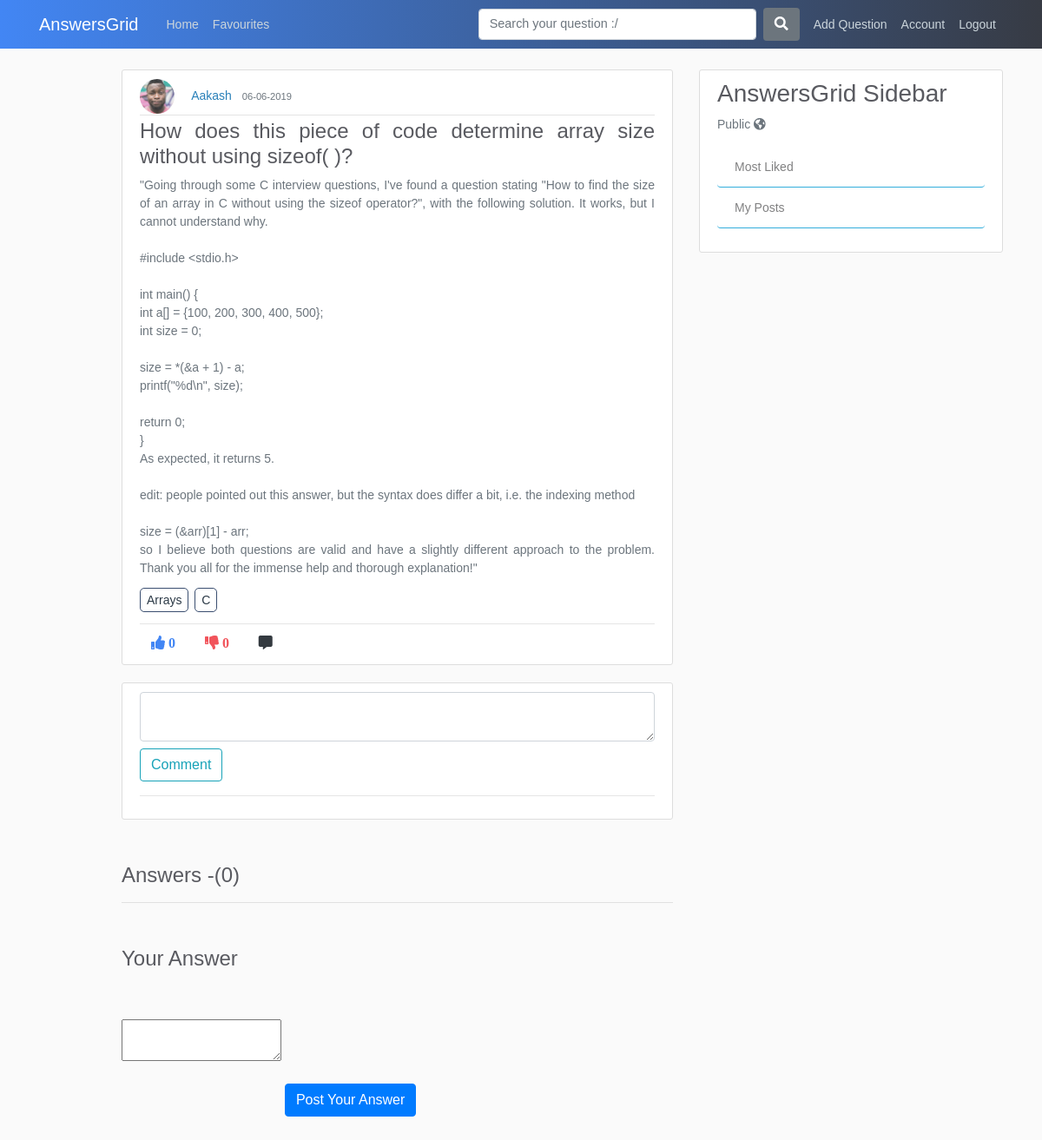
/post/1/comment (signed in), run on an earlier commit of the app's database.
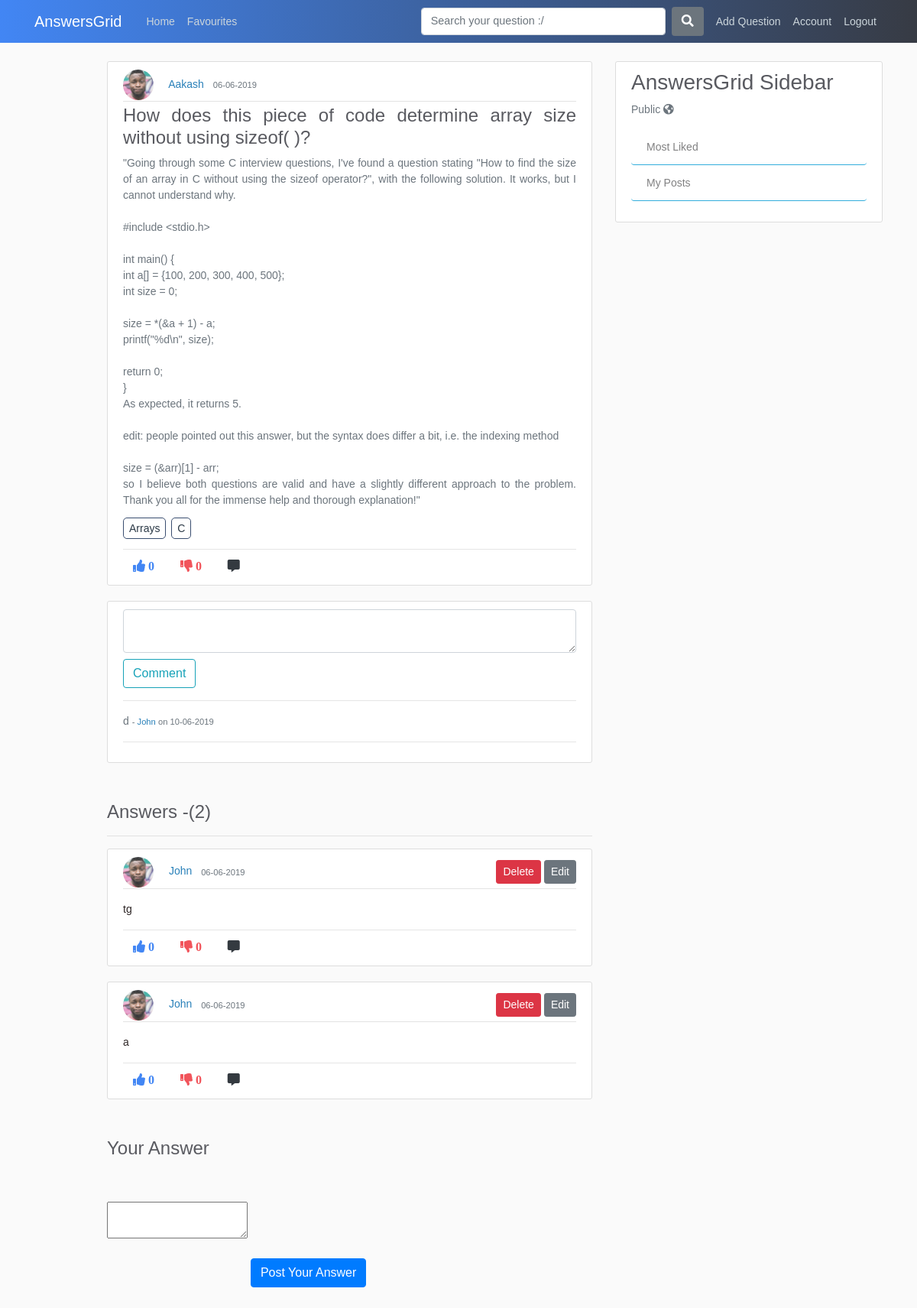
And on a later commit of the database.
### application/models.py (models this page shows, shortened)
class User(db.Model, UserMixin):
    id = db.Column(db.Integer, primary_key=True)
    username = db.Column(db.String(20), unique=True, nullable=False)
    email = db.Column(db.String(120), unique=True, nullable=False)
    image_file = db.Column(db.String(20), nullable=False, default='default.jpg')
    password = db.Column(db.String(60), nullable=False)
    posts = db.relationship('Post', backref='author', lazy=True)
    answers = db.relationship('Answer', backref="author", lazy=True)
    comments = db.relationship('Comment', backref='author', lazy=True)
    answercomments = db.relationship('AnswerComment', backref='author', lazy=True)
    favourites = db.relationship('Favourite', backref='author', lazy=True)

class Post(db.Model):
    id = db.Column(db.Integer, primary_key=True)
    title = db.Column(db.String(100), nullable=False)
    content = db.Column(db.Text, nullable=False)
    date_posted = db.Column(db.DateTime, nullable=False, default=datetime.utcnow)
    like_count = db.Column(db.Integer, nullable=False, default=0)
    dislike_count = db.Column(db.Integer, nullable=False, default=0)
    user_id = db.Column(db.Integer, db.ForeignKey('user.id'), nullable=False)
    comments = db.relationship('Comment', backref='commentOnPost', lazy=True)
    answers = db.relationship('Answer', backref='answerOnPost', lazy=True)
    favourites = db.relationship('Favourite', backref='favour_post', lazy=True)

class tagposts(db.Model):
    id = db.Column(db.Integer, primary_key=True, nullable=False)
    post_id = db.Column(db.Integer, db.ForeignKey('post.id'), nullable=False)
    tag_id = db.Column(db.Integer, db.ForeignKey('tags.tag_id'), nullable=False)

class Tags(db.Model):
    tag_id = db.Column(db.Integer, primary_key=True, nullable=False)
    tag_title = db.Column(db.String,nullable=False)

class Comment(db.Model):
    comment_id = db.Column(db.Integer, primary_key=True)
    comment = db.Column(db.String(100), nullable=False)
    date_posted = db.Column(db.DateTime, nullable=False, default=datetime.utcnow)
    post_id = db.Column(db.Integer, db.ForeignKey('post.id'), nullable=False)
    user_id = db.Column(db.Integer, db.ForeignKey('user.id'), nullable=False)
    answer_id = db.Column(db.Integer, db.ForeignKey('answer.id'), nullable=False)

class Answer(db.Model):
    id = db.Column(db.Integer, primary_key=True)
    content = db.Column(db.Text, nullable=False)
    date_posted = db.Column(db.DateTime, nullable=False, default=datetime.utcnow)
    like_count = db.Column(db.Integer, nullable=False, default=0)
    dislike_count = db.Column(db.Integer, nullable=False, default=0)
    post_id = db.Column(db.Integer, db.ForeignKey('post.id'), nullable=False)
    user_id = db.Column(db.Integer, db.ForeignKey('user.id'), nullable=False)
    comments = db.relationship('Comment', backref='commentsOnPost', lazy=True)
    answercomments = db.relationship('AnswerComment', backref='commentsOnAnswer', lazy=True)

### application/routes.py (the view, shortened to what this page needs)
@app.route("/post/<int:post_id>/comment", methods=['GET', 'POST'])
@login_required
def comment_post(post_id):
    post = Post.query.get_or_404(post_id)
    posts_id = post.id
    joinedTables = db.session.query(tagposts.post_id,tagposts.tag_id,Tags.tag_title,Post.title,Post.user_id,Post.like_count,Post.content).join(Tags).join(Post).all()
    answersCount = db.session.query(Answer).filter(Answer.post_id == post_id).count()
    answers = Answer.query.order_by(Answer.date_posted.desc()).all()
    if request.method =='GET':
        comments = Comment.query.filter(Comment.post_id == post_id).order_by(Comment.date_posted.desc())
        return render_template('comment_post.html', title='Comments', post=post, comments=comments, joinedTables=joinedTables, answersCount=answersCount, answers=answers)

### application/models.py (called while the page is built)
@login_manager.user_loader
def load_user(user_id):
    return User.query.get(int(user_id))

### application/templates/comment_post.html (shortened to what this page needs)
{% extends "layout.html" %}
{% block content %}
    <article class="media content-section">
      <div class="media-body">
        <div class="article-metadata">
          <img class="rounded-circle article-img" src="{{ url_for('static', filename='profile_pics/' + post.author.image_file) }}">
          <a class="mr-2" href="{{ url_for('user_posts', username=post.author.username) }}">{{ post.author.username }}</a>
          <small class="text-muted">{{ post.date_posted.strftime('%d-%m-%Y') }}</small>
        </div>
        <h4 class="article-title text-justify">{{ post.title }}</h4>
        <p class="article-content text-justify text-muted">{{ post.content }}</p>
        {% for tag in joinedTables %}
            {% if post.id == tag[0] %}
            <a class="article-content tag-style text-justify" href="{{ url_for('tags', tag_title=tag.tag_title) }}">{{ tag.tag_title }}</a>
            {% endif %}
        {% endfor %}<hr>
            <div class="footRow">
                {%  if current_user.is_authenticated %}
                  <a><i class="fas fa-thumbs-up mr-1 btn upvote"id="/vote/{{post.id}}/{{current_user.id}}" onclick="contentDisp(this);">  {{ post.like_count }} </i></a>
                  <a><i class="fas fa-thumbs-down mr-1 btn upvote" id="/downvote/{{post.id}}/{{current_user.id}}" onclick="contentDisp(this);" >  {{ post.dislike_count }} </i></a>
                  <a href="#commenticon"><i class="fas fa-comment-alt mr-1 btn text-dark" id="comment-btn"></i></a>
                {% endif %}
            </div>
      </div>
    </article>
    <div class="content-section hide-comments">
        <form method="POST" id="comment-form" action="">
          <div class="form-group">
              <textarea class="form-control form-control-lg" id="comment-box" name="comment" required=""></textarea>
              <button class="btn btn-outline-info" type="submit">Comment</button>
          </div>
        </form> <hr>
        {% for comment in comments %}
          <article>
              <div>
                <p class="comment text-justify text-muted">{{ comment.comment }} <small>-  <a href="{{ url_for('user_posts', username=comment.author.username) }}">{{ comment.author.username }}</a> on {{ comment.date_posted.strftime('%d-%m-%Y') }} </small>
              </div><hr>
          </article>
         {% endfor %}
    </div>
    <h4 class="answer-section">Answers -({{ answersCount }})</h4> <hr>
    {% for answer in answers %}
    {% if answer.post_id == post.id %}
    <article class="media content-section">
        <div class="media-body answerOverflow">
          <div class="article-metadata">
            <img class="rounded-circle article-img" src="{{ url_for('static', filename='profile_pics/' + answer.author.image_file) }}">
            <a class="mr-2" href="{{ url_for('user_posts', username=answer.author.username) }}">{{ answer.author.username }}</a>
            <small class="text-muted">{{ post.date_posted.strftime('%d-%m-%Y') }}</small>
            {% if answer.author == current_user  %}
                <a class="btn btn-secondary btn-sm mt-1 mb-1 edit-btn" href="{{ url_for('update_answer', answer_id=answer.id, post_id=post.id)  }}">Edit</a>
                <button type="button" class="btn btn-danger btn-sm m-1 delete-btn" data-toggle="modal" data-target="#deleteAnswerModal">Delete</button>
            {% endif %}
          </div>
          <p class="article-content text-justify text-wrap text-break text-muted ">{{ answer.content|safe }}</p> <hr>
          <div class="footRow">
            {%  if current_user.is_authenticated %}
              <a><i class="fas fa-thumbs-up mr-1 btn upvote" id="/AnswerUpvotes/{{answer.id}}/{{current_user.id}}" onclick="AnswerVotes(this);"> {{ answer.like_count }} </i></a>
              <a><i class="fas fa-thumbs-down mr-1 btn" id="/AnswerDownvotes/{{answer.id}}/{{current_user.id}}" onclick="AnswerVotes(this);"> {{ answer.dislike_count }}</i></a>
              <a href="{{ url_for('answercomment', answer_id=answer.id) }}"><i class="fas fa-comment-alt mr-3 btn text-dark"></i></a>
            {% endif %}
          </div>
        </div>
    </article>
    {% endif %}
    {% endfor %}
    <div class="summernote-section">
        <h4>Your Answer</h4>
        <form action="{{ url_for('answer', post_id=post.id) }}" method="post">
            <textarea id="summernote" name="editordata" class="mt-5 mb-5" required></textarea>
            <button class="btn btn-primary mt-5 mb-5">Post Your Answer</button>
          </form>
    </div>
{% endblock content %}

### application/templates/layout.html (shortened to what this page needs)
<!DOCTYPE html>
<html>
<head>
    <link rel="stylesheet" href="https://maxcdn.bootstrapcdn.com/bootstrap/4.0.0/css/bootstrap.min.css">
    <link rel="stylesheet" type="text/css" href="{{ url_for('static', filename='main.css') }}">
    <link rel="stylesheet" href="https://use.fontawesome.com/releases/v5.8.1/css/all.css">
    <link href="http://cdnjs.cloudflare.com/ajax/libs/summernote/0.8.11/summernote.css" rel="stylesheet">
    <link href="https://cdnjs.cloudflare.com/ajax/libs/select2/4.0.6-rc.0/css/select2.min.css" rel="stylesheet" />
    <link href="//cdnjs.cloudflare.com/ajax/libs/jquery-form-validator/2.3.26/theme-default.min.css"
    rel="stylesheet" type="text/css" />
</head>
<body>
    <header class="site-header">
      <nav class="navbar navbar-expand-md navbar-dark fixed-top">
        <div class="container">
          <a class="navbar-brand mr-4" href="/">AnswersGrid</a>
          <div class="collapse navbar-collapse" id="navbarToggle">
            <div class="navbar-nav mr-auto">
              <a class="nav-item nav-link" href="{{ url_for('home') }}">Home</a>
              {%  if current_user.is_authenticated %}
              <a class="nav-item nav-link" href="{{ url_for('favourite') }}">Favourites</a>
              {% endif %}
            </div>
            <form method="POST" action="/search" class="form-inline my-2 my-lg-0 form-group">
              <input class="form-control mr-sm-2 search-box" type="search" placeholder="Search your question :/" name="search" aria-label="Search">
              <button class="btn bg-secondary text-white mr-2" type="submit"><i class="fas fa-search"></i></button>
             </form>
            <div class="navbar-nav">
              {%  if current_user.is_authenticated %}
              <a class="nav-item nav-link" href="{{ url_for('new_post') }}">Add Question</a>
              <a class="nav-item nav-link" href="{{ url_for('account') }}">Account</a>
              <a class="nav-item nav-link" href="{{ url_for('logout') }}">Logout</a>
              {% else  %}
              <a class="nav-item nav-link" href="{{ url_for('login') }}">Login</a>
              <a class="nav-item nav-link" href="{{ url_for('register') }}">Register</a>
            {% endif %}
            </div>
          </div>
        </div>
      </nav>
    </header>
    <main role="main" class="container">
      <div class="row">
        <div class="col-md-1"></div>
        <div class="col-md-7">
          {% block content %}{% endblock %}
        </div>
        <div class="col-md-4">
          <div class="content-section">
              <h3>AnswersGrid Sidebar </h3>
              <p class='text-muted'>Public <i class="fas fa-globe-americas"></i>
                <ul class="list-group">
                  <a href="{{url_for('most_liked')}}"><li class="list-group-item list-group-item-light sidebar">Most Liked</li></a>
                  <a href="{{ url_for('user_posts', username=current_user.username) }}"><li class="list-group-item list-group-item-light sidebar">My Posts</li></a>
                </ul>
              </p>
          </div>
          </div>
        </div>
    </main>
</body>
</html>

### application/static/main.css (style rules this page uses)
body { background: #fafafa; color: #333333; margin-top: 5rem; }
h1, h2, h3, h4, h5, h6 { color: #444444; }
.site-header .navbar-nav .nav-link { color: #cbd5db; }
.content-section { background: #ffffff; padding: 10px 20px; border: 1px solid #dddddd; border-radius: 3px; margin-bottom: 20px; }
.article-title { color: #444444; }
.article-content { white-space: pre-line; }
.article-img { height: 40px; width: 40px; margin-right: 16px; }
.article-metadata { padding-bottom: 1px; margin-bottom: 4px; border-bottom: 1px solid #e3e3e3 }
form .search-box { width:300px; }

### application/templates/layout.html (style rules this page uses)
body { color: #2e2626; margin-top: 5rem; font-size: 14px; font-weight: unset; line-height: 1.5; font-family: Arial; }
.form-control { display: block; width: 100%; padding: .375rem .75rem; font-size: .9rem; line-height: 1.5; color: #495057; background-color: #fff; background-clip: padding-box; border: 1px solid #ced4da; border-radius: .25rem; transition: border-color .15s ease-in-out,box-shadow .15s ease-in-out; }
.navbar { background: linear-gradient(to right, #4286f4, #373B44); }
form .search-box { width: 20rem!important; }
img { display: inline; }
.delete-btn { float: right; }
.edit-btn { float: right; }
.footRow { margin-top: -10px; }
.tag-style { margin-right: 3px; border: 1px solid #3a4e70; padding: 5px 7px; border-radius: 5px; color: #2C3A47 }
a { color: #2980b9; }
textarea { margin-bottom: .5rem; }
.fa-thumbs-up { color: #4286f4; }
.fa-thumbs-down { color: #f1545b }
.answer-section { margin-top: 50px; }
.summernote-section { margin-top: 50px; }
.answerOverflow { overflow: auto; }
.list-group-item:last-child { margin-bottom: 1px; background: #fff; border-left: none; border-right: none; border-top: none; border-bottom: 1px solid#33aedc; }
h4,h3 { color: #595a60; }
.article-title { color: #595a60; }

What changed in the data, as far as the page shows it:
added Comment: comment "d", author.username "John", date_posted "10-06-2019"
added Answer: image_file (placeholder picture), author.username "John", {{ post.date_posted.strftime('%d-%m-%Y') }} "06-06-2019", content "tg", like_count "0", dislike_count "0"
added Answer: image_file (placeholder picture), author.username "John", {{ post.date_posted.strftime('%d-%m-%Y') }} "06-06-2019", content "a", like_count "0", dislike_count "0"
Also different on the page:
{{ answersCount }}: "0" → "2"
